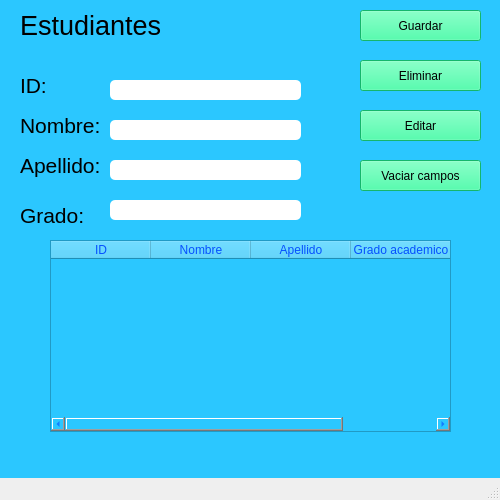
<?xml version="1.0" encoding="UTF-8"?>
<ui version="4.0">
 <class>MainWindow</class>
 <widget class="QMainWindow" name="MainWindow">
  <property name="geometry">
   <rect>
    <x>0</x>
    <y>0</y>
    <width>500</width>
    <height>500</height>
   </rect>
  </property>
  <property name="minimumSize">
   <size>
    <width>500</width>
    <height>500</height>
   </size>
  </property>
  <property name="maximumSize">
   <size>
    <width>500</width>
    <height>500</height>
   </size>
  </property>
  <property name="windowTitle">
   <string>MainWindow</string>
  </property>
  <property name="styleSheet">
   <string notr="true">color: rgb(5, 80, 255);
</string>
  </property>
  <widget class="QWidget" name="centralwidget">
   <property name="styleSheet">
    <string notr="true">background-color: rgb(43, 199, 255);</string>
   </property>
   <widget class="QLabel" name="label">
    <property name="geometry">
     <rect>
      <x>20</x>
      <y>70</y>
      <width>31</width>
      <height>31</height>
     </rect>
    </property>
    <property name="styleSheet">
     <string notr="true">color: rgb(0, 0, 0);</string>
    </property>
    <property name="text">
     <string>&lt;html&gt;&lt;head/&gt;&lt;body&gt;&lt;p&gt;&lt;span style=&quot; font-size:16pt;&quot;&gt;ID:&lt;/span&gt;&lt;/p&gt;&lt;/body&gt;&lt;/html&gt;</string>
    </property>
   </widget>
   <widget class="QLabel" name="label_2">
    <property name="geometry">
     <rect>
      <x>20</x>
      <y>110</y>
      <width>121</width>
      <height>31</height>
     </rect>
    </property>
    <property name="styleSheet">
     <string notr="true">color: rgb(0, 0, 0);</string>
    </property>
    <property name="text">
     <string>&lt;html&gt;&lt;head/&gt;&lt;body&gt;&lt;p&gt;&lt;span style=&quot; font-size:16pt;&quot;&gt;Nombre:&lt;/span&gt;&lt;/p&gt;&lt;/body&gt;&lt;/html&gt;</string>
    </property>
   </widget>
   <widget class="QPushButton" name="BT_Guardar">
    <property name="geometry">
     <rect>
      <x>360</x>
      <y>10</y>
      <width>121</width>
      <height>31</height>
     </rect>
    </property>
    <property name="styleSheet">
     <string notr="true">color: rgb(0, 0, 0);
background-color: rgb(29, 255, 150);</string>
    </property>
    <property name="text">
     <string>Guardar</string>
    </property>
   </widget>
   <widget class="QLineEdit" name="Line_Nombre">
    <property name="geometry">
     <rect>
      <x>110</x>
      <y>120</y>
      <width>191</width>
      <height>20</height>
     </rect>
    </property>
    <property name="styleSheet">
     <string notr="true">background-color: rgb(255, 255, 255);
color: rgb(0, 0, 0);
border-radius: 5px;</string>
    </property>
   </widget>
   <widget class="QLineEdit" name="Line_Id">
    <property name="geometry">
     <rect>
      <x>110</x>
      <y>80</y>
      <width>191</width>
      <height>20</height>
     </rect>
    </property>
    <property name="styleSheet">
     <string notr="true">background-color: rgb(255, 255, 255);
color: rgb(0, 0, 0);
border-radius: 5px;</string>
    </property>
   </widget>
   <widget class="QPushButton" name="BT_Eliminar">
    <property name="geometry">
     <rect>
      <x>360</x>
      <y>60</y>
      <width>121</width>
      <height>31</height>
     </rect>
    </property>
    <property name="styleSheet">
     <string notr="true">color: rgb(0, 0, 0);
background-color: rgb(29, 255, 150);</string>
    </property>
    <property name="text">
     <string>Eliminar</string>
    </property>
   </widget>
   <widget class="QPushButton" name="BT_Editar">
    <property name="geometry">
     <rect>
      <x>360</x>
      <y>110</y>
      <width>121</width>
      <height>31</height>
     </rect>
    </property>
    <property name="styleSheet">
     <string notr="true">color: rgb(0, 0, 0);
background-color: rgb(29, 255, 150);</string>
    </property>
    <property name="text">
     <string>Editar</string>
    </property>
   </widget>
   <widget class="QPushButton" name="BT_Limpiar">
    <property name="geometry">
     <rect>
      <x>360</x>
      <y>160</y>
      <width>121</width>
      <height>31</height>
     </rect>
    </property>
    <property name="styleSheet">
     <string notr="true">color: rgb(0, 0, 0);
background-color: rgb(29, 255, 150);</string>
    </property>
    <property name="text">
     <string>Vaciar campos</string>
    </property>
   </widget>
   <widget class="QLabel" name="label_4">
    <property name="geometry">
     <rect>
      <x>20</x>
      <y>10</y>
      <width>241</width>
      <height>31</height>
     </rect>
    </property>
    <property name="styleSheet">
     <string notr="true">color: rgb(0, 0, 0);</string>
    </property>
    <property name="text">
     <string>&lt;html&gt;&lt;head/&gt;&lt;body&gt;&lt;p&gt;&lt;span style=&quot; font-size:20pt;&quot;&gt;Estudiantes&lt;/span&gt;&lt;/p&gt;&lt;/body&gt;&lt;/html&gt;</string>
    </property>
   </widget>
   <widget class="QTableWidget" name="TB_Estudiantes">
    <property name="geometry">
     <rect>
      <x>50</x>
      <y>240</y>
      <width>401</width>
      <height>192</height>
     </rect>
    </property>
    <column>
     <property name="text">
      <string>ID</string>
     </property>
    </column>
    <column>
     <property name="text">
      <string>Nombre</string>
     </property>
    </column>
    <column>
     <property name="text">
      <string>Apellido</string>
     </property>
    </column>
    <column>
     <property name="text">
      <string>Grado academico</string>
     </property>
    </column>
   </widget>
   <widget class="QLabel" name="label_3">
    <property name="geometry">
     <rect>
      <x>20</x>
      <y>150</y>
      <width>81</width>
      <height>31</height>
     </rect>
    </property>
    <property name="styleSheet">
     <string notr="true">color: rgb(0, 0, 0);</string>
    </property>
    <property name="text">
     <string>&lt;html&gt;&lt;head/&gt;&lt;body&gt;&lt;p&gt;&lt;span style=&quot; font-size:16pt;&quot;&gt;Apellido:&lt;/span&gt;&lt;/p&gt;&lt;/body&gt;&lt;/html&gt;</string>
    </property>
   </widget>
   <widget class="QLabel" name="label_5">
    <property name="geometry">
     <rect>
      <x>20</x>
      <y>200</y>
      <width>81</width>
      <height>31</height>
     </rect>
    </property>
    <property name="styleSheet">
     <string notr="true">color: rgb(0, 0, 0);</string>
    </property>
    <property name="text">
     <string>&lt;html&gt;&lt;head/&gt;&lt;body&gt;&lt;p&gt;&lt;span style=&quot; font-size:16pt;&quot;&gt;Grado:&lt;/span&gt;&lt;/p&gt;&lt;/body&gt;&lt;/html&gt;</string>
    </property>
   </widget>
   <widget class="QLineEdit" name="Line_Apellido">
    <property name="geometry">
     <rect>
      <x>110</x>
      <y>160</y>
      <width>191</width>
      <height>20</height>
     </rect>
    </property>
    <property name="styleSheet">
     <string notr="true">background-color: rgb(255, 255, 255);
color: rgb(0, 0, 0);
border-radius: 5px;</string>
    </property>
   </widget>
   <widget class="QLineEdit" name="Line_Grado">
    <property name="geometry">
     <rect>
      <x>110</x>
      <y>200</y>
      <width>191</width>
      <height>20</height>
     </rect>
    </property>
    <property name="styleSheet">
     <string notr="true">background-color: rgb(255, 255, 255);
color: rgb(0, 0, 0);
border-radius: 5px;</string>
    </property>
   </widget>
  </widget>
  <widget class="QMenuBar" name="menubar">
   <property name="geometry">
    <rect>
     <x>0</x>
     <y>0</y>
     <width>500</width>
     <height>21</height>
    </rect>
   </property>
  </widget>
  <widget class="QStatusBar" name="statusbar"/>
 </widget>
 <resources/>
 <connections/>
</ui>
